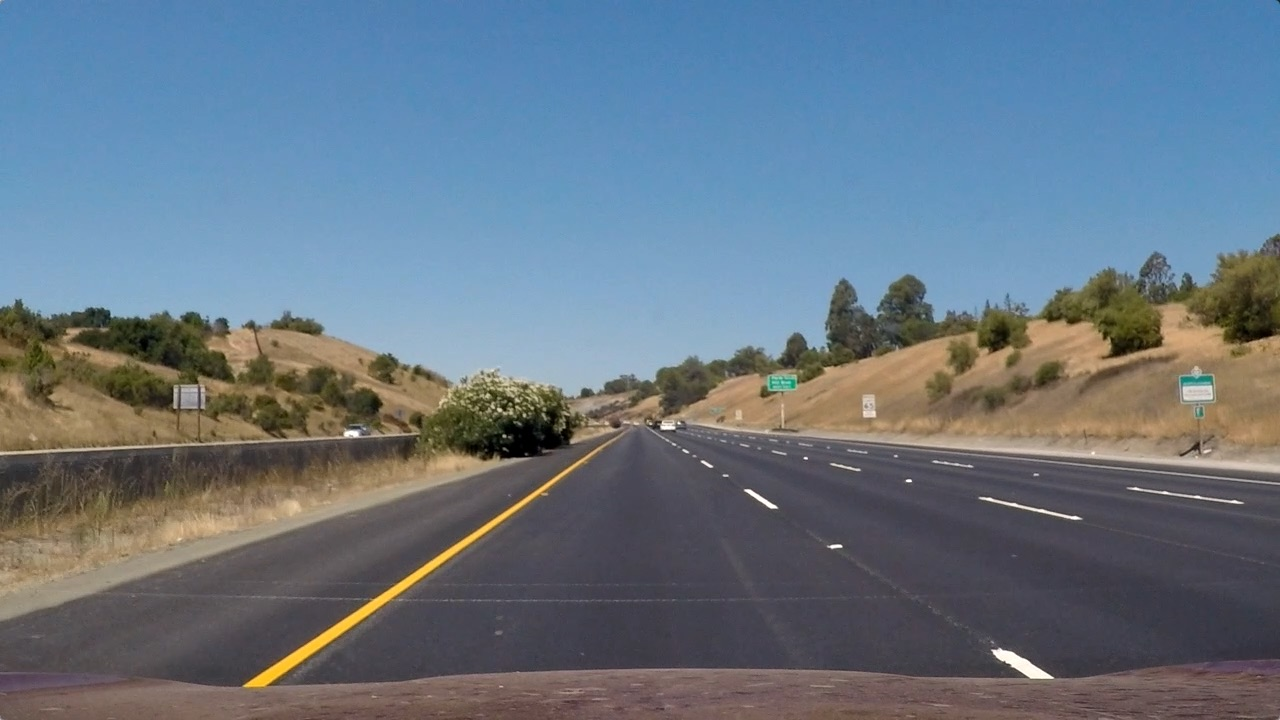
#> input picture test_images/straight_lines1.jpg, 1280 x 720 px; its folder holds only this picture in this run
$ jupyter execute line_detction.ipynb   (older library calls are emulated)
#> lines starting #> are read from the running program, lines starting #| are printed output that depends on the picture; after the words box and inside, x2 and y2 are one past the last pixel; in counts of white or black regions, pixels touching at a corner belong together
### edge_utils.py
import cv2
import numpy as np


# [71 lines left out: functions mag_thresh, abs_sobel_thresh, canny_edge, dir_threshold, not called in this run]

def color_mask(img):
  '''extracts white and yellow pixkes from tricolor image'''
  mask = np.zeros([img.shape[0], img.shape[1]])
  mask[np.where((img[:,:,0]>200) & (img[:,:,1]>200) & (img[:,:,2]>200))] = 255

  hsv = cv2.cvtColor(img, cv2.COLOR_BGR2HSV)

  mask[np.where((hsv[:,:,0]>20) & (hsv[:,:,0]<110) &
                 (hsv[:,:,1]>50) & (hsv[:,:,2]>50))] = 255
  return mask


# [20 lines left out: functions white_mask, yellow_mask, morph_ops, not called in this run]

### line_detction.ipynb
## Line Detection Pipeline:
# This part of the pipeline is for extracting lines from videos.

As usual, edge detection is always a challenge.  A variety of edge types and color spaces
were used to create edges.  The code also includes the perspective transformation that
change the view to bird's eye view.

All edge functions are in the file edge_utils,py.  Hence, import edge_utils as eu

As in the previous lesson, moviepy is used to read and write mpg files.
MoviePy utilizes an iterator method called process_image.  The color edge detection
occurs in this method.

Both versions operate on images in a source directory (src_dir) store the results in a an output directory (out_dir), as below.

First we can run some tests to see which colorspaces and colorchannels give the best contrast for edge detection.

Run the cell below to output the images

[cell 1]
from moviepy.editor import VideoFileClip

import numpy as np
import glob
import edge_utils as eu

import pickle

from moviepy.editor import *
import cv2

# [61 lines left out: functions computeEdges, process_image, not called in this run]


pts = np.array([[581,477],[699,477],[896,675],[384,675]],dtype = "float32")
dst = np.array([[384,0],[896,0],[896,720],[384,720]],dtype = "float32")
M = cv2.getPerspectiveTransform(pts, dst)

with open('camera.pickle', 'rb') as handle:
#> (reads camera.pickle from the repository)
    (dist, mtx) = pickle.load(handle)

erosion_kernel = np.ones((2,2),np.uint8)
dilation_kernel = np.ones((2,2), np.uint8)

src_dir = './calibrated_test_images/'
out_dir = './birdseye_edge_test_images/'

#for solidWhiteRight, uncomment the following lines
#if they are not uncommented already
movies = glob.glob(src_dir+'*.mp4')

for movie in movies:
   print(movie)
   outfile = movie.replace(src_dir,out_dir)

   #input clip call the process_image iterator one
   #time per frame
   input_clip = VideoFileClip(movie)

   #to run only a segment of clips, use below
   #arguments are in seconds
   #start = input_clip.duration/2
   #input_clip = input_clip.subclip(start, start+10)


   #print(type(process_image))

   clip = input_clip.fl_image(process_image)
   clip.write_videofile(outfile, audio=False)

## Output Images for Examination
The cell below was used to output many colorspace and channels from the test images. The images were useful for deciding which combination of channels might provide good edges.

[cell 2]
import cv2
import numpy as np
import glob
import edge_utils as eu


def write_images(img, fname, channels, cspace):

    """
    write_images:  this function results in a series of images
    being written to an output directory.  It is useful for testing
    color channels and spaces that might be of interest.  The channels
    of interest and the colorspace are channels and cspace.  fname
    represents the base name of the file e.g., test1.jpg
    """

    for channel in channels:
       if (len(np.shape(img))==2):
         outimg = img
       else:
         outimg = img[:,:,channel]
       #note:  histogram equalizaiton using local tiles was tried
       #the may be benefit to equalizing some color channels
       #image = img.astype(np.uint8)
       #clahe = cv2.createCLAHE(clipLimit=2.0, tileGridSize=(8,8))
       #cl = clahe.apply(outimg)
       #dst = np.zeros_like(outimg)
       #cv2.equalizeHist( outimg, dst );

        #make an output name for the channel image
       outname = fname.replace(src_dir, out_dir)

       cv2.imwrite(outname.replace('.jpg',
                   cspace + '_' + cspace[channel] + '.jpg') ,
                   outimg)


src_dir = "./test_images/"
out_dir = './color_channel_test_images/'
infiles = glob.glob(src_dir+'*.jpg')


##loop through the images, writing out the various important color channels

for file in infiles:
  print(file)
  img = cv2.imread(file)
#> img is the input picture: shape (720, 1280, 3); mean B, G, R 131.2, 117.7, 103.2
  c_mask = eu.color_mask(img)
#> in color_mask, `hsv = cv2.cvtColor(img, cv2.COLOR_BGR2HSV)`: hsv: shape (720, 1280, 3); mean H, S, V 85.5, 85, 143.4
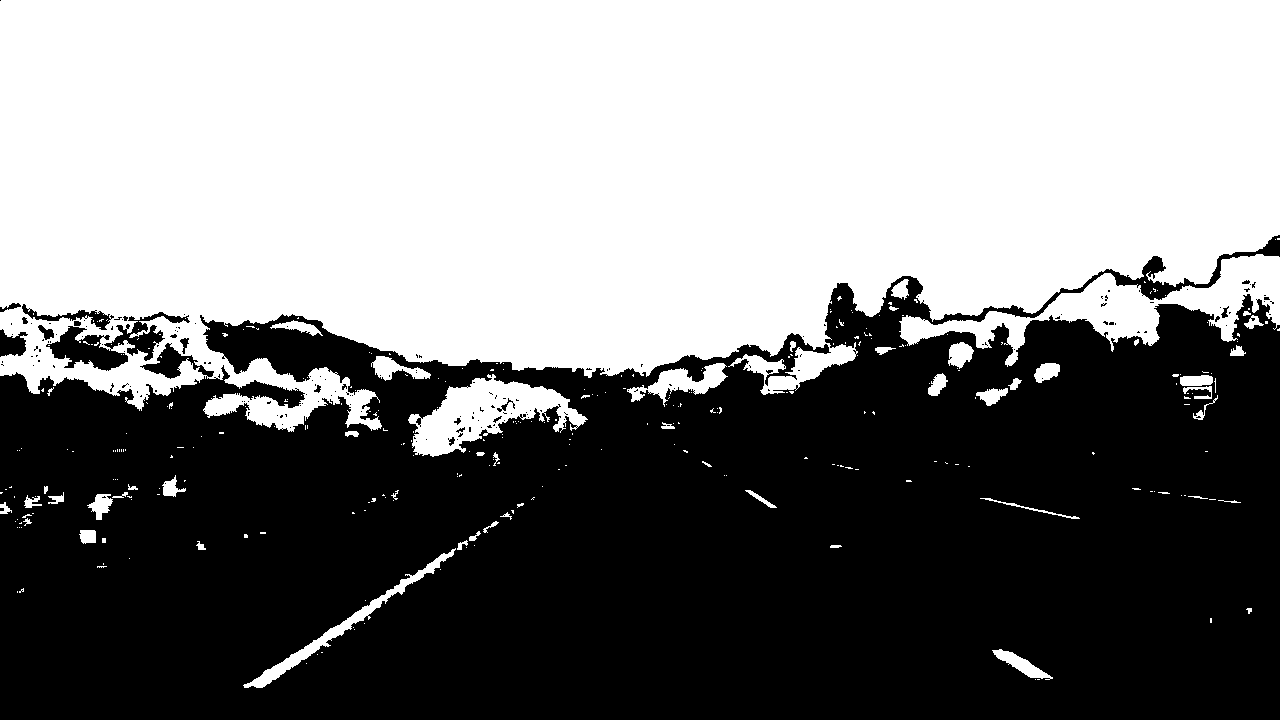
#> c_mask: shape (720, 1280) float64; 50% white; 315 white regions (261 under 20 px), largest, box (x1, y1, x2, y2) and area: (0, 0, 1280, 432) 430593, (899, 254, 1280, 367) 12124, (408, 374, 588, 457) 6601
  write_images(c_mask, file, [0], 'CMASK')
  write_images(cv2.cvtColor(img, cv2.COLOR_BGR2HLS), file, [0,1,2], 'HLS')
  write_images(cv2.cvtColor(img, cv2.COLOR_BGR2GRAY), file, [0], 'GRY')

  write_images(cv2.cvtColor(img, cv2.COLOR_BGR2HSV), file, [1,2], 'HSV')
#> the loop in write_images (call 4), `for channel in channels:` made 2 passes
#> pass 1, in write_images (call 4), `outimg = img[:,:,channel]`:
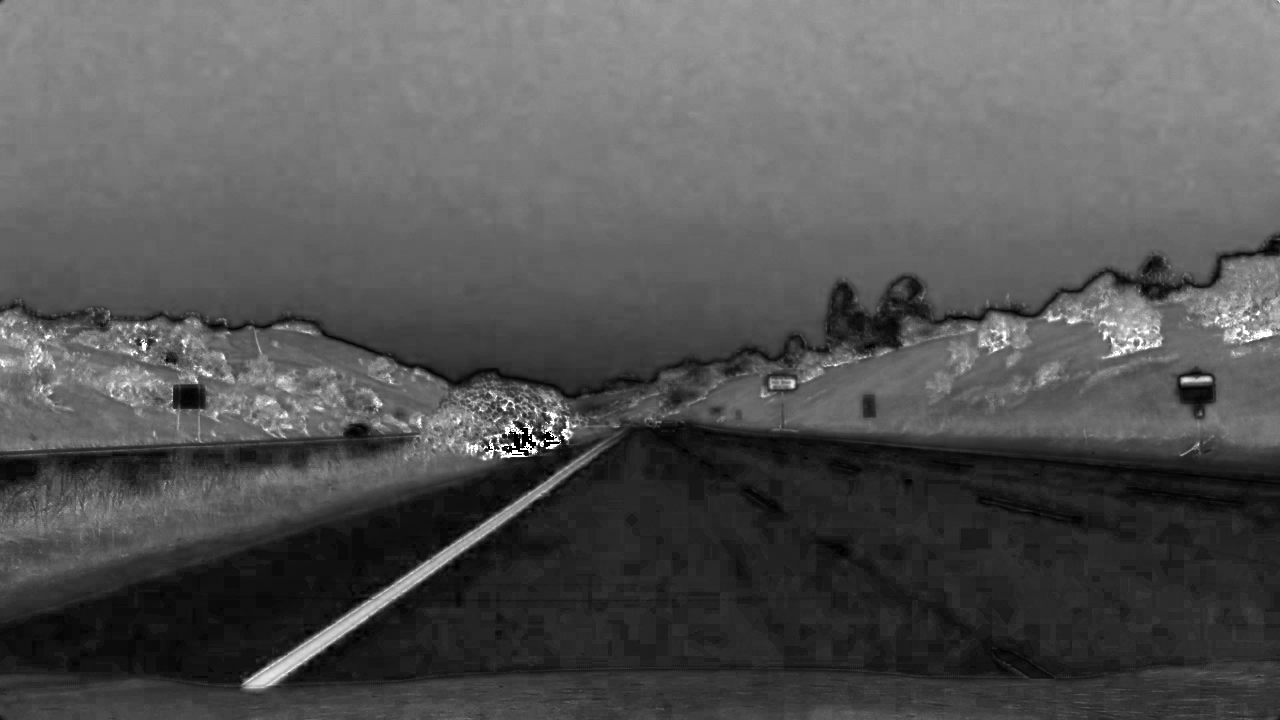
#> outimg: shape (720, 1280); min 0, max 255, mean 85
#> pass 2, in write_images (call 4), `outimg = img[:,:,channel]`:
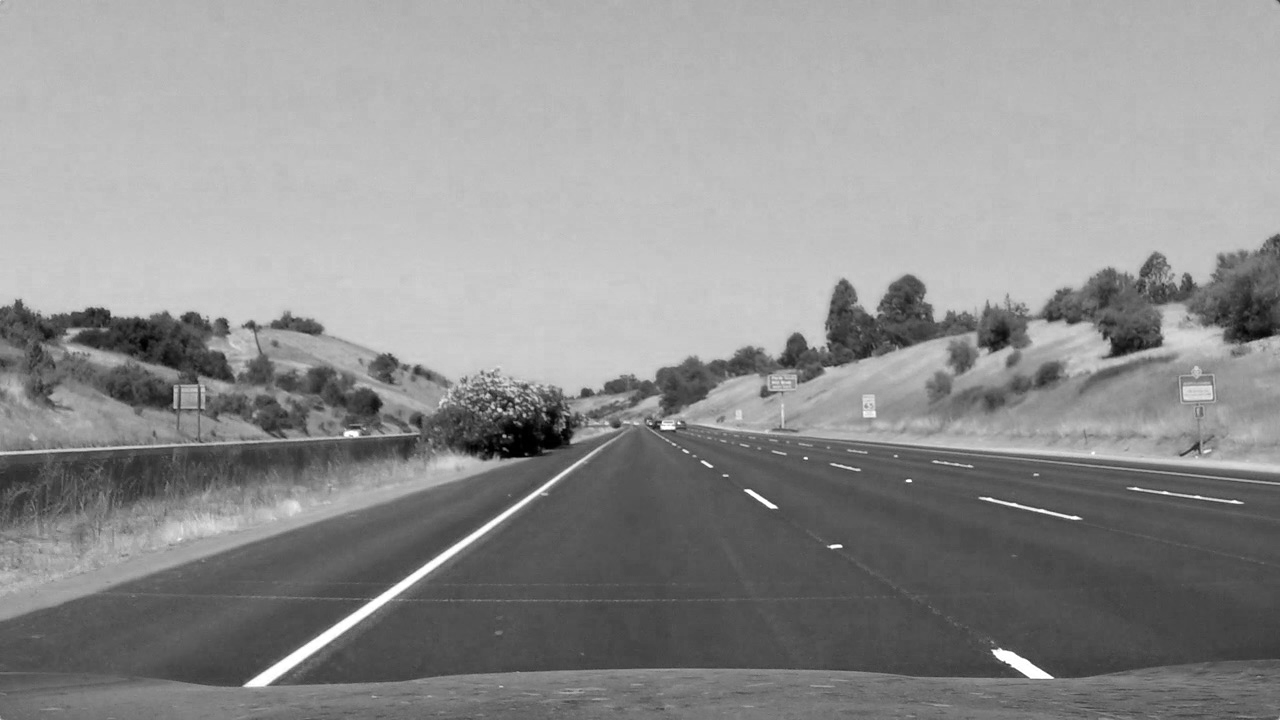
#> outimg: shape (720, 1280); min 0, max 255, mean 143.4
  #write_images(cv2.cvtColor(img, cv2.COLOR_BGR2LAB), file, [2], 'LAB')

  write_images(cv2.cvtColor(img, cv2.COLOR_BGR2YCrCb), file, [0], 'YCC')

  write_images(cv2.cvtColor(img, cv2.COLOR_BGR2LUV), file, [2], 'LUV')
#> the loop in write_images (call 6), `for channel in channels:` made 1 pass
#> pass 1, in write_images (call 6), `outimg = img[:,:,channel]`:
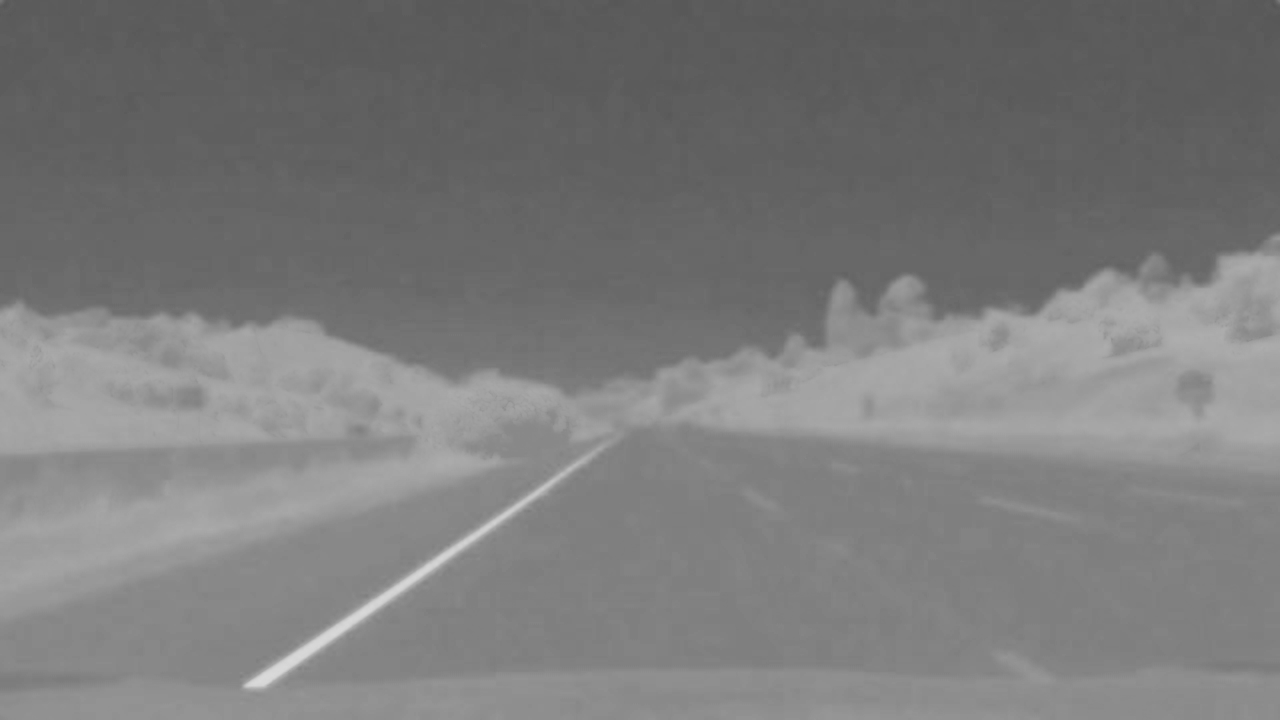
#> outimg: shape (720, 1280); min 85, max 218, mean 123
  write_images(cv2.cvtColor(img, cv2.COLOR_BGR2XYZ), file, [0], 'XYZ')
